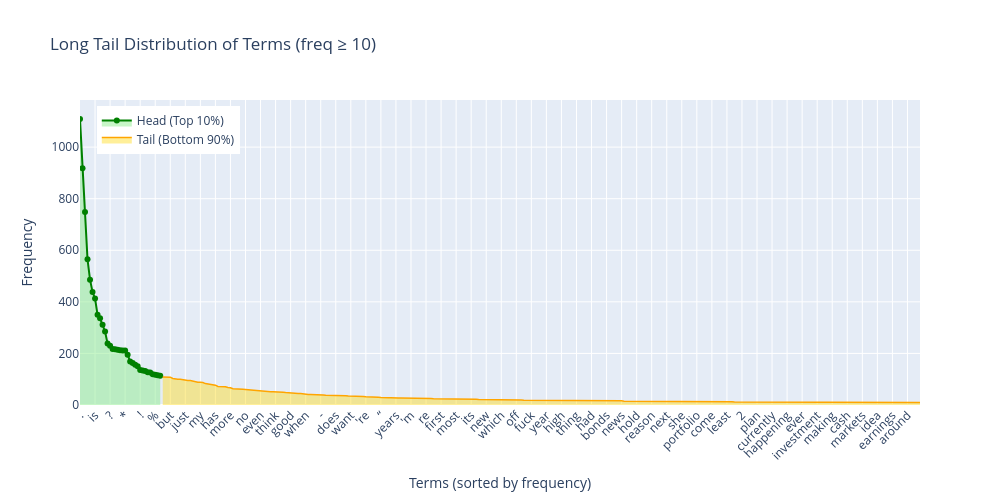

The cell this chart's notebook holds for it:
### Code cell
# 設定最低出現次數門檻
min_freq = 10
idx = np.where(term_freq >= min_freq)[0]

# 建立 DataFrame 並依頻率排序
term_freq_df = pd.DataFrame({
    'term': vectorizer.get_feature_names_out()[idx],
    'frequency': term_freq[idx]
}).sort_values(by='frequency', ascending=False).reset_index(drop=True)

# 定義前 10% 為 Head，其餘為 Tail
head_cutoff = int(len(term_freq_df) * 0.1)

# 建立圖表
fig = go.Figure()

# Head 區段（前 10%）
fig.add_trace(go.Scatter(
    x=term_freq_df['term'][:head_cutoff],
    y=term_freq_df['frequency'][:head_cutoff],
    mode='lines+markers',
    fill='tozeroy',
    fillcolor='rgba(144, 238, 144, 0.5)',  # 淡綠
    line=dict(color='green', width=2),
    name='Head (Top 10%)'
))

# Tail 區段（後 90%）
fig.add_trace(go.Scatter(
    x=term_freq_df['term'][head_cutoff:],
    y=term_freq_df['frequency'][head_cutoff:],
    mode='lines',
    fill='tozeroy',
    fillcolor='rgba(255, 215, 0, 0.4)',  # 黃色
    line=dict(color='orange', width=1.5),
    name='Tail (Bottom 90%)'
))

# 美化圖表
fig.update_layout(
    title=f"Long Tail Distribution of Terms (freq ≥ {min_freq})",
    xaxis_title="Terms (sorted by frequency)",
    yaxis_title="Frequency",
    xaxis_tickangle=-45,
    width=1000,
    height=500,
    legend=dict(x=0.02, y=0.98)
)

fig.show()

### Figure 1 — Plotly figure (JSON) as saved in the notebook; plotly's stock layout.template omitted (floating-point values rounded to 4 significant figures; data arrays with more than 128 entries replaced by an {"elided": "..."} marker saying what was removed)
{"data": [{"fill": "tozeroy", "fillcolor": "rgba(144, 238, 144, 0.5)", "line": {"color": "green", "width": 2}, "mode": "lines+markers", "name": "Head (Top 10%)", "type": "scatter", "x": [".", "the", ",", "to", "and", "a", "is", "it", "i", "of", "in", "that", "?", "’", ")", "for", "(", "this", "*", "you", "on", "'s", "are", "they", "!", "be", "he", "will", "with", "if", "%", "as", "not"], "y": [1109, 918, 748, 565, 486, 438, 413, 350, 336, 311, 285, 238, 230, 217, 216, 214, 212, 211, 211, 195, 169, 163, 156, 150, 136, 134, 132, 127, 126, 119, 117, 115, 113]}, {"fill": "tozeroy", "fillcolor": "rgba(255, 215, 0, 0.4)", "line": {"color": "orange", "width": 1.5}, "mode": "lines", "name": "Tail (Bottom 90%)", "type": "scatter", "x": {"elided": "303 str values"}, "y": {"elided": "303 int values"}}], "layout": {"height": 500, "legend": {"x": 0.02, "y": 0.98}, "title": {"text": "Long Tail Distribution of Terms (freq ≥ 10)"}, "width": 1000, "xaxis": {"tickangle": -45, "title": {"text": "Terms (sorted by frequency)"}}, "yaxis": {"title": {"text": "Frequency"}}}}
